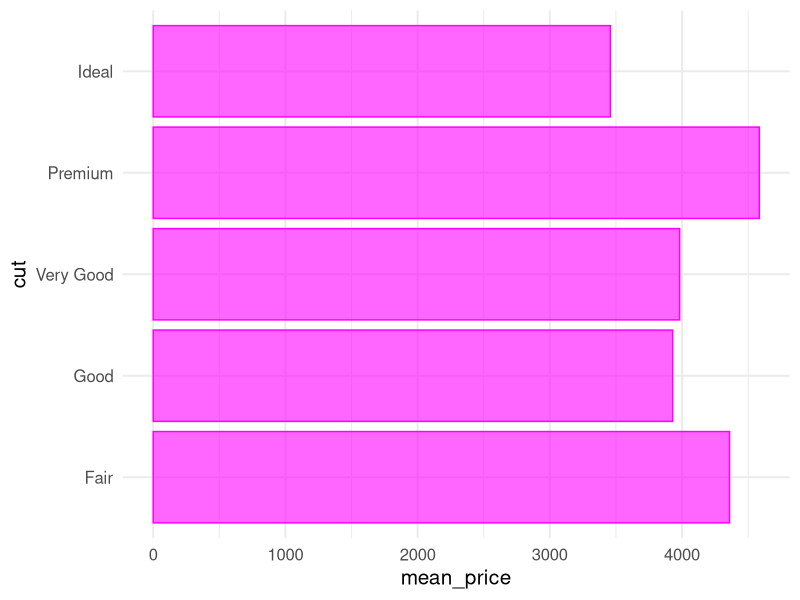

The R source for this figure:
## ---- chunk 1
knitr::opts_chunk$set(echo = FALSE)
## ---- chunk 2
library(tidyverse)
theme_set(theme_minimal(15))

cuts <- diamonds %>% 
  group_by(cut) %>% 
  summarize(mean_price = mean(price, na.rm = TRUE))

ggplot(cuts, aes(mean_price, cut)) +
  geom_col(color = "magenta",
           fill = "magenta",
           alpha = 0.6)
